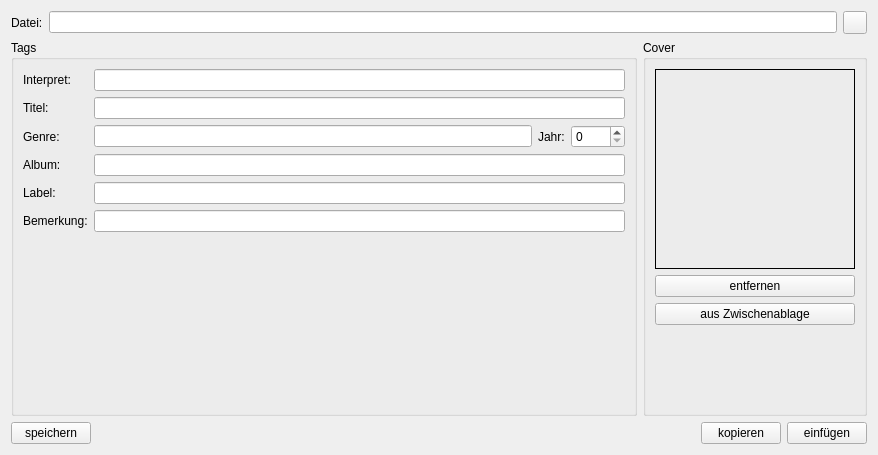
<?xml version="1.0" encoding="UTF-8"?>
<ui version="4.0">
 <class>EditId3Tag</class>
 <widget class="QWidget" name="EditId3Tag">
  <property name="geometry">
   <rect>
    <x>0</x>
    <y>0</y>
    <width>878</width>
    <height>455</height>
   </rect>
  </property>
  <property name="windowTitle">
   <string>Edit ID3-Tag</string>
  </property>
  <layout class="QVBoxLayout" name="verticalLayout_2">
   <item>
    <layout class="QHBoxLayout" name="horizontalLayout">
     <item>
      <widget class="QLabel" name="label_9">
       <property name="text">
        <string>Datei:</string>
       </property>
      </widget>
     </item>
     <item>
      <widget class="QLineEdit" name="filename">
       <property name="dragEnabled">
        <bool>false</bool>
       </property>
       <property name="readOnly">
        <bool>true</bool>
       </property>
      </widget>
     </item>
     <item>
      <widget class="QToolButton" name="reloadButton">
       <property name="text">
        <string/>
       </property>
       <property name="icon">
        <iconset resource="../../../resource.qrc">
         <normaloff>:/images/resourcen/fileopen.png</normaloff>:/images/resourcen/fileopen.png</iconset>
       </property>
      </widget>
     </item>
    </layout>
   </item>
   <item>
    <layout class="QHBoxLayout" name="horizontalLayout_3">
     <item>
      <widget class="QGroupBox" name="tagsGroupBox">
       <property name="acceptDrops">
        <bool>true</bool>
       </property>
       <property name="title">
        <string>Tags</string>
       </property>
       <layout class="QFormLayout" name="formLayout">
        <item row="0" column="0">
         <widget class="QLabel" name="label">
          <property name="text">
           <string>Interpret:</string>
          </property>
         </widget>
        </item>
        <item row="0" column="1">
         <widget class="QLineEdit" name="interpret"/>
        </item>
        <item row="1" column="0">
         <widget class="QLabel" name="label_2">
          <property name="text">
           <string>Titel:</string>
          </property>
         </widget>
        </item>
        <item row="1" column="1">
         <widget class="QLineEdit" name="titel"/>
        </item>
        <item row="2" column="0">
         <widget class="QLabel" name="label_4">
          <property name="text">
           <string>Genre:</string>
          </property>
         </widget>
        </item>
        <item row="2" column="1">
         <layout class="QHBoxLayout" name="horizontalLayout_2">
          <item>
           <widget class="QLineEdit" name="genre"/>
          </item>
          <item>
           <widget class="QLabel" name="label_6">
            <property name="text">
             <string>Jahr:</string>
            </property>
           </widget>
          </item>
          <item>
           <widget class="QSpinBox" name="year">
            <property name="maximum">
             <number>9999</number>
            </property>
           </widget>
          </item>
         </layout>
        </item>
        <item row="4" column="0">
         <widget class="QLabel" name="label_7">
          <property name="text">
           <string>Album:</string>
          </property>
         </widget>
        </item>
        <item row="4" column="1">
         <widget class="QLineEdit" name="album"/>
        </item>
        <item row="5" column="0">
         <widget class="QLabel" name="label_8">
          <property name="text">
           <string>Label:</string>
          </property>
         </widget>
        </item>
        <item row="5" column="1">
         <widget class="QLineEdit" name="recordlabel"/>
        </item>
        <item row="6" column="0">
         <widget class="QLabel" name="label_5">
          <property name="text">
           <string>Bemerkung:</string>
          </property>
         </widget>
        </item>
        <item row="6" column="1">
         <widget class="QLineEdit" name="comment"/>
        </item>
       </layout>
      </widget>
     </item>
     <item>
      <widget class="QGroupBox" name="groupBox">
       <property name="title">
        <string>Cover</string>
       </property>
       <layout class="QVBoxLayout" name="verticalLayout">
        <item>
         <widget class="QLabel" name="coverpic">
          <property name="minimumSize">
           <size>
            <width>200</width>
            <height>200</height>
           </size>
          </property>
          <property name="maximumSize">
           <size>
            <width>200</width>
            <height>200</height>
           </size>
          </property>
          <property name="frameShape">
           <enum>QFrame::Box</enum>
          </property>
          <property name="midLineWidth">
           <number>1</number>
          </property>
          <property name="text">
           <string/>
          </property>
         </widget>
        </item>
        <item>
         <widget class="QPushButton" name="delCoverButton">
          <property name="text">
           <string>entfernen</string>
          </property>
          <property name="icon">
           <iconset resource="../../../resource.qrc">
            <normaloff>:/images/resourcen/emptytrash.png</normaloff>:/images/resourcen/emptytrash.png</iconset>
          </property>
         </widget>
        </item>
        <item>
         <widget class="QPushButton" name="coverFromClipboardButton">
          <property name="text">
           <string>aus Zwischenablage</string>
          </property>
         </widget>
        </item>
        <item>
         <spacer name="verticalSpacer">
          <property name="orientation">
           <enum>Qt::Vertical</enum>
          </property>
          <property name="sizeHint" stdset="0">
           <size>
            <width>20</width>
            <height>40</height>
           </size>
          </property>
         </spacer>
        </item>
       </layout>
      </widget>
     </item>
    </layout>
   </item>
   <item>
    <layout class="QHBoxLayout" name="horizontalLayout_4">
     <item>
      <widget class="QPushButton" name="saveButton">
       <property name="text">
        <string>speichern</string>
       </property>
       <property name="icon">
        <iconset resource="../../../resource.qrc">
         <normaloff>:/images/resourcen/filesave.png</normaloff>:/images/resourcen/filesave.png</iconset>
       </property>
      </widget>
     </item>
     <item>
      <spacer name="horizontalSpacer">
       <property name="orientation">
        <enum>Qt::Horizontal</enum>
       </property>
       <property name="sizeHint" stdset="0">
        <size>
         <width>40</width>
         <height>20</height>
        </size>
       </property>
      </spacer>
     </item>
     <item>
      <widget class="QPushButton" name="copyButton">
       <property name="text">
        <string>kopieren</string>
       </property>
      </widget>
     </item>
     <item>
      <widget class="QPushButton" name="insertButton">
       <property name="text">
        <string>einfügen</string>
       </property>
      </widget>
     </item>
    </layout>
   </item>
  </layout>
 </widget>
 <tabstops>
  <tabstop>filename</tabstop>
  <tabstop>interpret</tabstop>
  <tabstop>titel</tabstop>
  <tabstop>genre</tabstop>
  <tabstop>year</tabstop>
  <tabstop>album</tabstop>
  <tabstop>recordlabel</tabstop>
  <tabstop>comment</tabstop>
  <tabstop>delCoverButton</tabstop>
  <tabstop>coverFromClipboardButton</tabstop>
  <tabstop>saveButton</tabstop>
  <tabstop>copyButton</tabstop>
  <tabstop>insertButton</tabstop>
 </tabstops>
 <resources>
  <include location="../../../resource.qrc"/>
 </resources>
 <connections/>
</ui>
